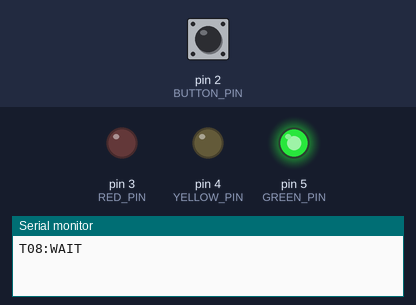
Bench run of a sketch on a simulated Arduino Uno, built with avr-gcc and run on an emulated ATmega328P. Parts: output pins drawn as LEDs (lit = HIGH), the last lines printed to the serial monitor. The inputs (shaded band) are chosen by the test bench; at power-on: pin 2 (BUTTON_PIN) HIGH.

Above: at 1.2 s.
1.3 s: pin 2 (BUTTON_PIN) pulled LOW for 0.15 s
At 7.1 s:
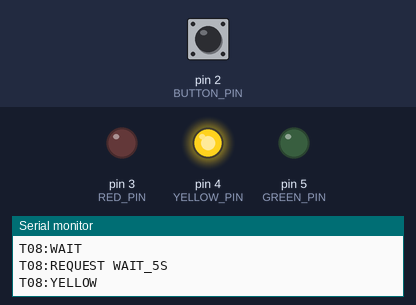
At 8.3 s:
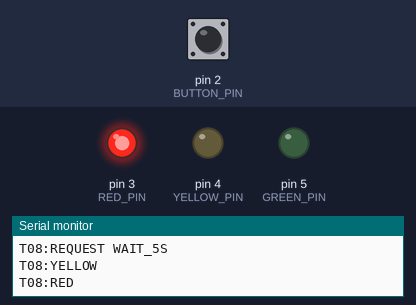
Timing chart, 0 to 12.8 s (numbered marks = the images above; inputs shaded):
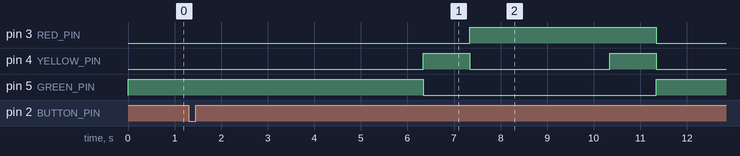

Measured:
- after the input at 1.3 s, pin 3 (RED_PIN): LOW → HIGH after 6.0 s, → LOW 4.0 s later; pin 4 (YELLOW_PIN): alternates HIGH for 1.0 s and LOW for 3.0 s, 4 changes in all, then stays LOW, starting after 5.0 s; pin 5 (GREEN_PIN): HIGH → LOW after 5.0 s, → HIGH 5.0 s later

The sketch:

task08_button_traffic.ino
```cpp
const byte RED_PIN = 3;
const byte YELLOW_PIN = 4;
const byte GREEN_PIN = 5;
const byte BUTTON_PIN = 2;

enum State { WAIT_GREEN, REQUEST_DELAY, YELLOW, RED, RED_YELLOW };
State state = WAIT_GREEN;
unsigned long stateSince = 0;

bool candidateButton = HIGH;
bool stableButton = HIGH;
unsigned long candidateSince = 0;

void setLights(bool red, bool yellow, bool green) {
  digitalWrite(RED_PIN, red);
  digitalWrite(YELLOW_PIN, yellow);
  digitalWrite(GREEN_PIN, green);
}

void enterState(State next) {
  state = next;
  stateSince = millis();

  if (state == WAIT_GREEN) {
    setLights(false, false, true);
    Serial.println(F("T08:WAIT"));
  } else if (state == REQUEST_DELAY) {
    setLights(false, false, true);
    Serial.println(F("T08:REQUEST WAIT_5S"));
  } else if (state == YELLOW) {
    setLights(false, true, false);
    Serial.println(F("T08:YELLOW"));
  } else if (state == RED) {
    setLights(true, false, false);
    Serial.println(F("T08:RED"));
  } else {
    setLights(true, true, false);
    Serial.println(F("T08:RED_YELLOW"));
  }
}

void updateButton() {
  const bool raw = digitalRead(BUTTON_PIN);
  if (raw != candidateButton) {
    candidateButton = raw;
    candidateSince = millis();
  }

  if (candidateButton != stableButton && millis() - candidateSince >= 40) {
    stableButton = candidateButton;
    if (stableButton == LOW && state == WAIT_GREEN) {
      enterState(REQUEST_DELAY);
    }
  }
}

void setup() {
  pinMode(RED_PIN, OUTPUT);
  pinMode(YELLOW_PIN, OUTPUT);
  pinMode(GREEN_PIN, OUTPUT);
  pinMode(BUTTON_PIN, INPUT_PULLUP);
  Serial.begin(9600);
  enterState(WAIT_GREEN);
}

void loop() {
  updateButton();
  const unsigned long elapsed = millis() - stateSince;

  if (state == REQUEST_DELAY && elapsed >= 5000) enterState(YELLOW);
  else if (state == YELLOW && elapsed >= 1000) enterState(RED);
  else if (state == RED && elapsed >= 3000) enterState(RED_YELLOW);
  else if (state == RED_YELLOW && elapsed >= 1000) enterState(WAIT_GREEN);
}
```
